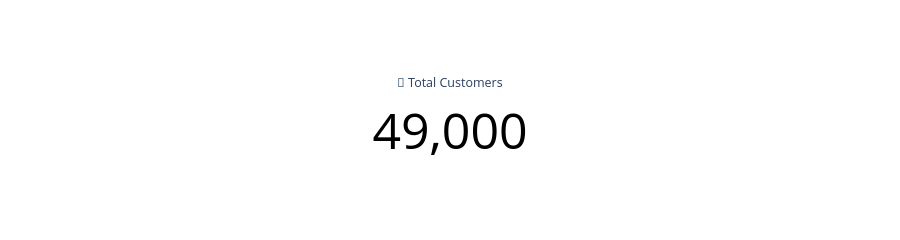

The code cell stored with this chart in its notebook:
### Code cell
# 1. Core Churn Metrics.

# Total number of customers: 
Total_Customer = run("""select count(distinct customer_id) as Total_Customers
                 from customers_clean""")


import plotly.graph_objects as go

# Correct value
total_customers_value = Total_Customer['total_customers'][0]

fig = go.Figure(go.Indicator(
    mode = "number",
    value = total_customers_value,
    title = {"text": "👤 Total Customers"},
    number = {"font": {"size": 50, "color": "black"},
              "valueformat": ",d"}  # comma as thousands separator
))

fig.update_layout(height=200)
fig.show()

### Figure 1 — Plotly figure (JSON) as saved in the notebook; plotly's stock layout.template omitted (floating-point values rounded to 4 significant figures)
{"data": [{"mode": "number", "number": {"font": {"color": "black", "size": 50}, "valueformat": ",d"}, "title": {"text": "👤 Total Customers"}, "type": "indicator", "value": 49000}], "layout": {"height": 200}}
